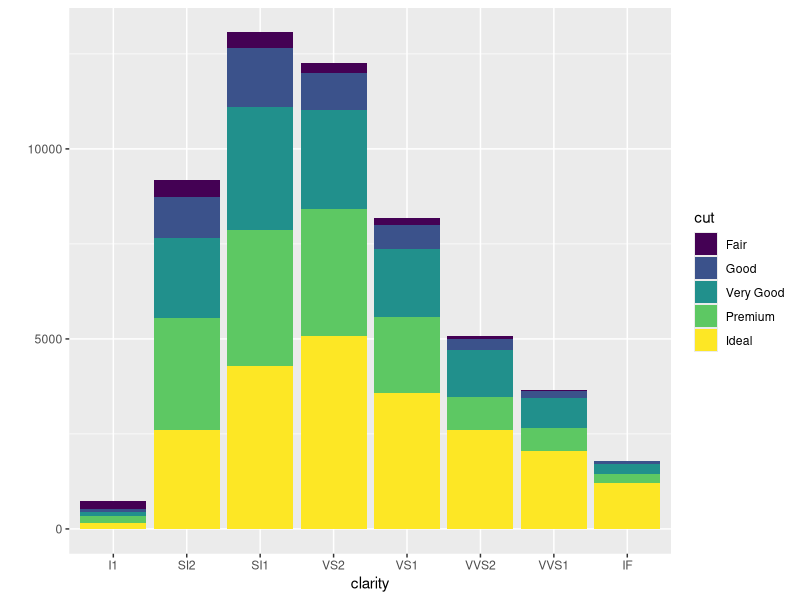
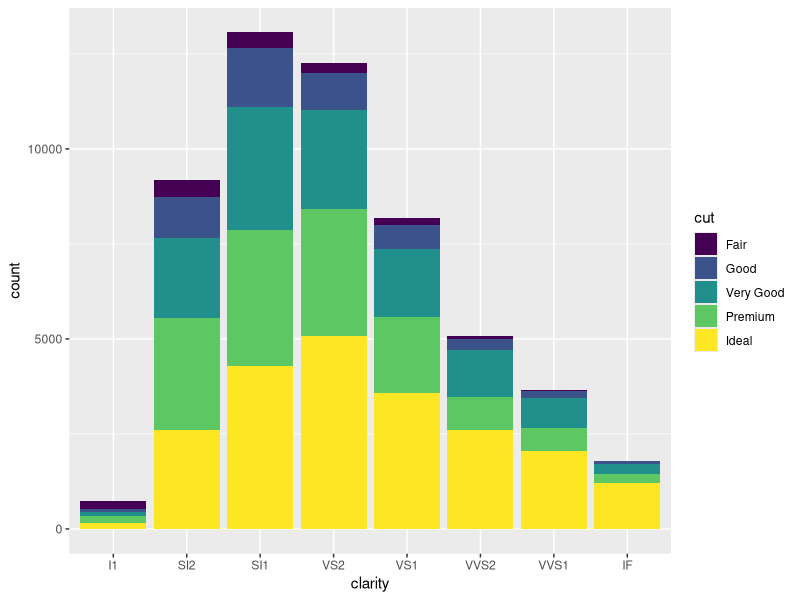
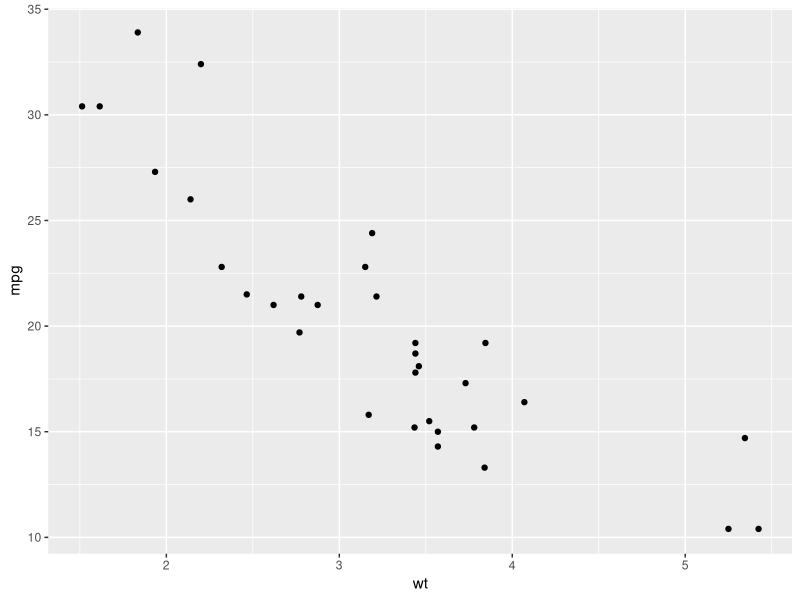
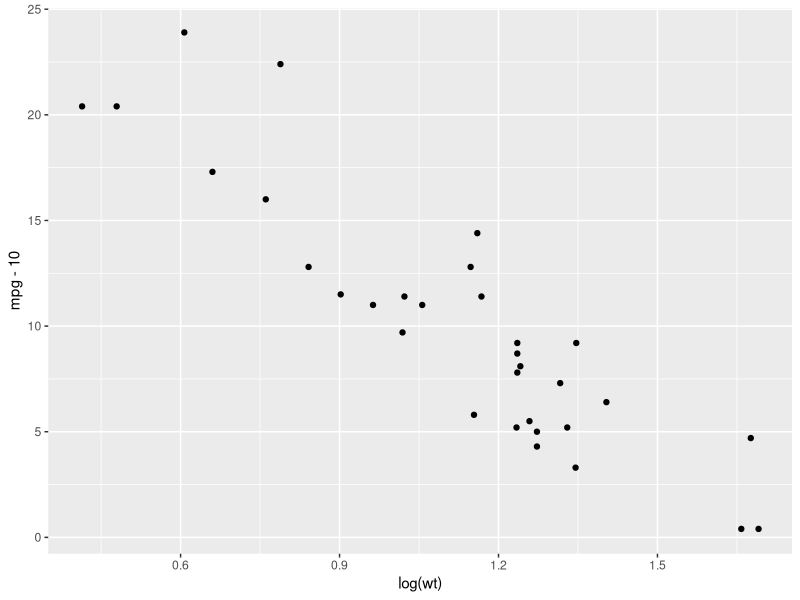
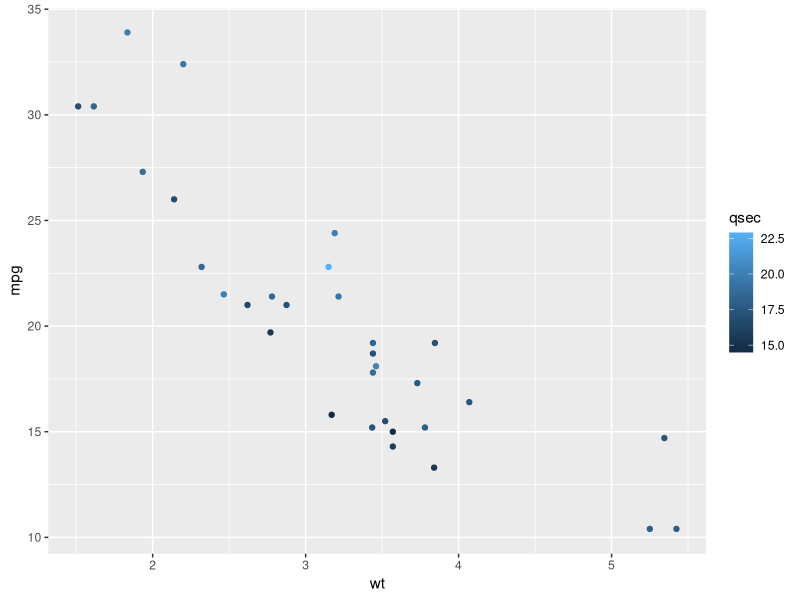
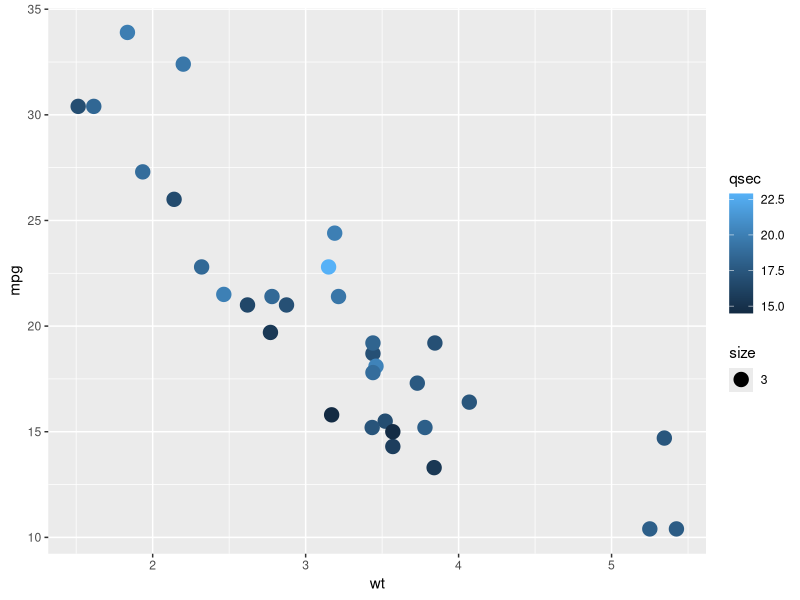
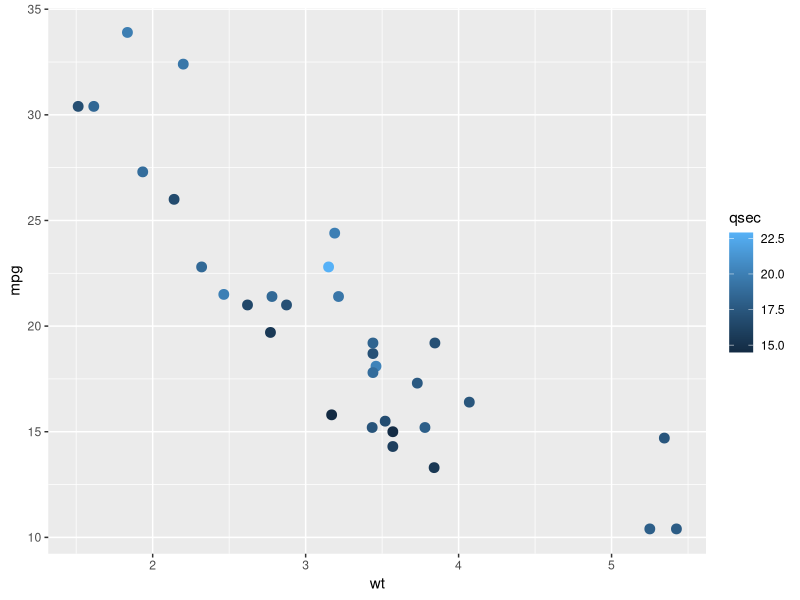
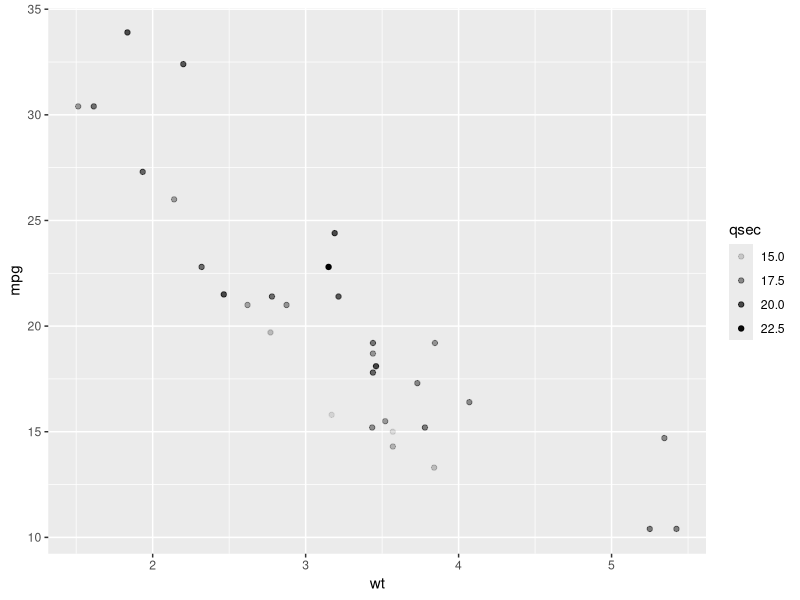

The R script that drew these images, in order:
## ---- chunk 1
library(ggplot2)
library(datasets)
head(diamonds,3)
head(cars,3)
## ---- chunk 2
## qplot
qplot(clarity,data=diamonds,fill=cut,geom="bar")

## ggplot histogram
ggplot(diamonds,aes(clarity,fill=cut))+geom_bar()

## ---- chunk 3
qplot(wt,mpg,data=mtcars)
qplot(log(wt),mpg-10,data=mtcars)
qplot(wt,mpg,data=mtcars,color=qsec)
## ---- chunk 4
# change size of points (hint: color/colour, hint: set aesthetic/mapping)
qplot(wt, mpg, data=mtcars, color=qsec, size=3)
qplot(wt, mpg, data=mtcars, colour=qsec, size=I(3))
# use alpha blending
qplot(wt, mpg, data=mtcars, alpha=qsec)
## ---- chunk 5
library(gridExtra)
p1=qplot(wt, mpg, data=mtcars, shape=factor(cyl))
p2=qplot(wt, mpg, data=mtcars, size=qsec)
grid.arrange(p1,p2,ncol=2)
## ---- chunk 6

head(mtcars,3)
p1=qplot(wt,mpg,data=mtcars,colour=cyl)
levels(mtcars$cyl)
p2=qplot(wt,mpg,data=mtcars,colour=factor(cyl))
grid.arrange(p1,p2,ncol=2)
## ---- chunk 7
p1=qplot(wt, mpg, data=mtcars, size=qsec, color=factor(carb))
p2=qplot(wt, mpg, data=mtcars, size=qsec, color=factor(carb), shape=I(1))
p3=qplot(wt, mpg, data=mtcars, size=qsec, shape=factor(cyl), geom="point")
p4=qplot(wt, mpg, data=mtcars, size=factor(cyl), geom="point")
grid.arrange(p1,p2,ncol=2)
grid.arrange(p3,p4,ncol=4)
## ---- chunk 8
p1=qplot(factor(cyl), data=mtcars, geom="bar")
p2=qplot(factor(cyl), data=mtcars, geom="bar") + coord_flip()
grid.arrange(p1,p2,ncol=2)
## ---- chunk 9
# difference between fill/color bars
qplot(factor(cyl), data=mtcars, geom="bar", fill=factor(cyl))
qplot(factor(cyl), data=mtcars, geom="bar", colour=factor(cyl))
grid.arrange(p1,p2,ncol=2)
# fill by variable
qplot(factor(cyl), data=mtcars, geom="bar", fill=factor(gear))
